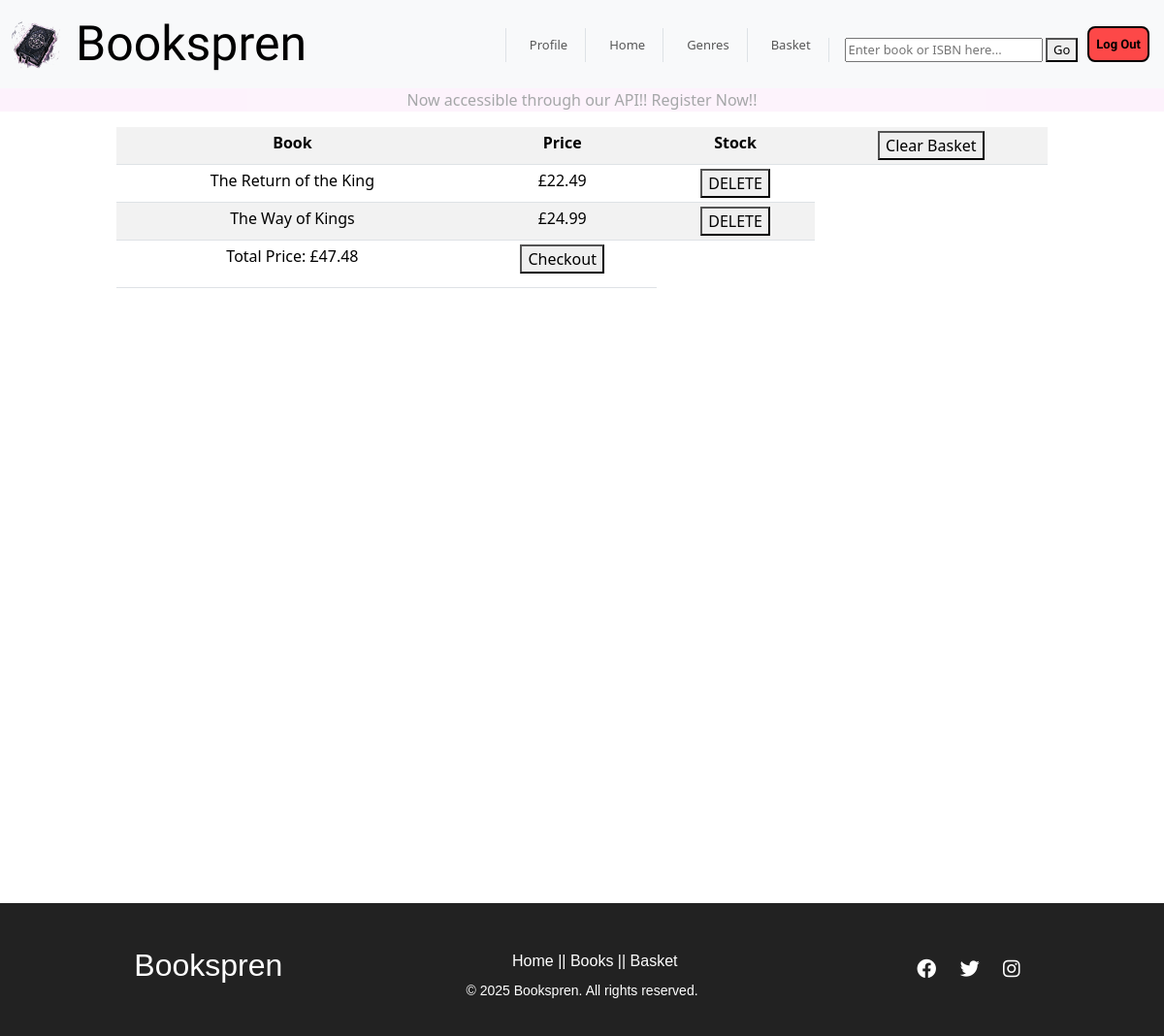
Page /cart/ (signed in) on the earlier database version.
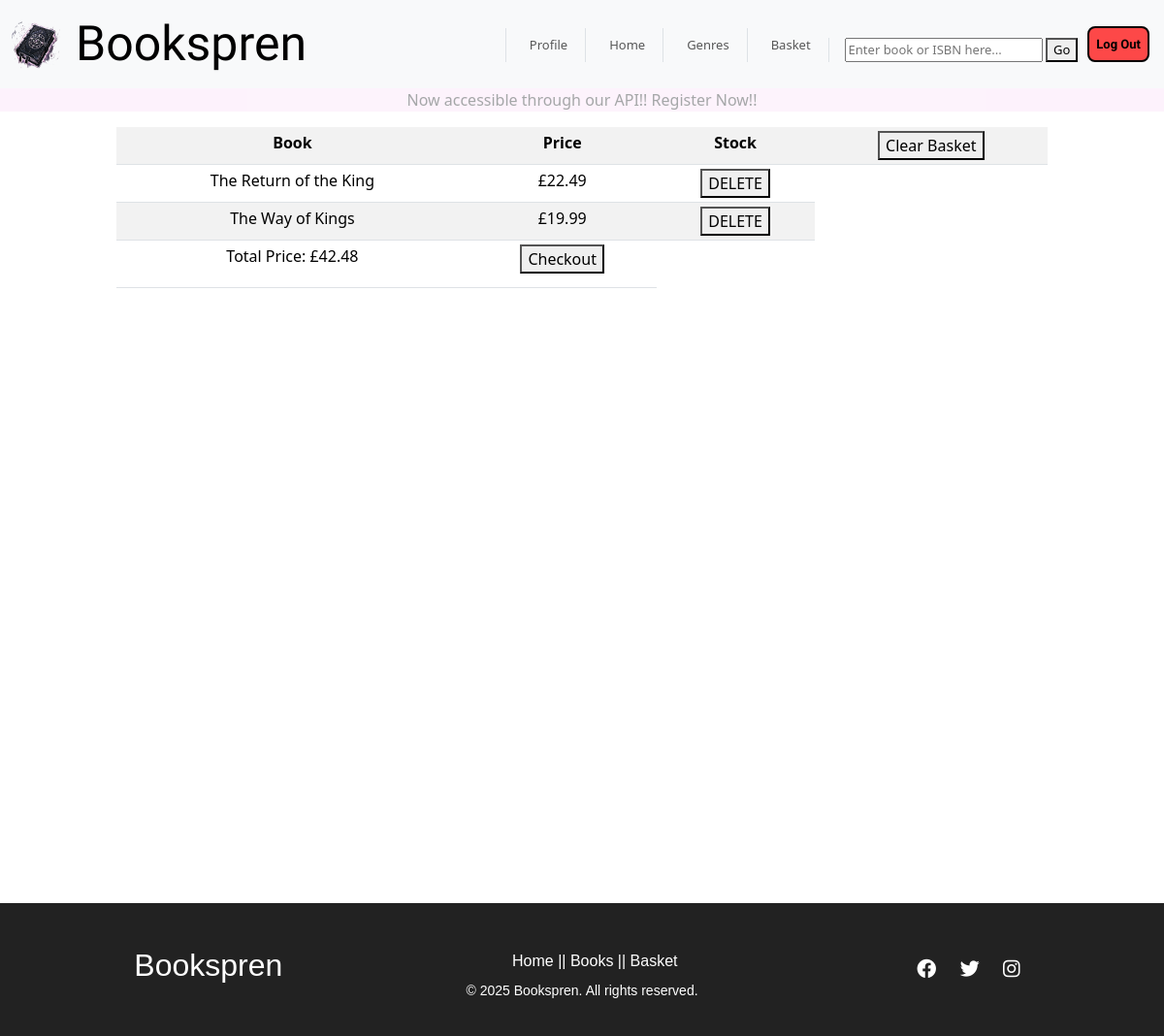
Same page on the later database version.
### apps/cart/models.py (models this page shows, shortened)
class Cart(models.Model):
    class Meta:
        verbose_name = 'Basket'
        verbose_name_plural = 'Baskets'
    user_id = models.ForeignKey(CustomUser, on_delete=models.SET_NULL, null=True)
    book = models.ForeignKey(Books, on_delete=models.SET_NULL, null = True)

### apps/api/models.py (models this page shows, shortened)
class Books(models.Model):
    class Meta:
        verbose_name_plural = 'Books'
    title = models.CharField(max_length=200)
    author = models.ForeignKey(Author, on_delete=models.CASCADE, related_name="books")
    category = models.ForeignKey(Category, on_delete=models.SET_NULL, null=True, related_name="books")
    description = models.TextField()
    original_price = models.DecimalField(max_digits=10, decimal_places=2, null=True, blank=True)
    price = models.DecimalField(max_digits=10, decimal_places=2)
    stock = models.PositiveIntegerField(default=0)
    cover_image = models.ImageField(upload_to='book_pics/', blank=True, null=True)
    published_date = models.DateField()
    isbn = models.CharField(max_length=13, unique=True)
    for_sale = models.BooleanField(default=False, null=True, blank=True)

### apps/cart/views.py (the view)
# urls.py: path('', views.cart, name="cart"),
@login_required
def cart(request):
    cart_items = Cart.objects.filter(user_id=request.user)
    total_price = sum(item.book.price for item in cart_items)
    if request.method == "POST":
        if "delete_cart" in request.POST:
            for item in cart_items:
                if item.book.stock is not None:
                    item.book.stock += 1
                    item.book.save()
            cart_items.delete()
            return redirect('cart')
        if "delete_item" in request.POST:
            cart_id = request.POST.get("cart_id")
            if cart_id:
                item = get_object_or_404(Cart, id=cart_id)
                item.book.stock += 1
                item.book.save()
                item.delete()
            return redirect('cart')
        if "checkout" in request.POST:
            items = Cart.objects.filter(user_id=request.user)
            for item in items:
                item.delete()
            return redirect('checkout')
    else:
        form = Cart_Deletion_Form()
    return render(request, "cart.html", {'cart': cart_items, 'form': form, 'total_price': total_price})

### apps/cart/forms.py
class Cart_Deletion_Form(forms.ModelForm):
    class Meta:
        model= Cart
        fields = '__all__'

### apps/cart/templates/cart.html (shortened to what this page needs)
{% extends "base.html" %}
{% block content %}
<table class="table table-sm table-responsive table-striped"  style="width:80%; margin: 0 auto; text-align:center;">
    <tr>
    <th>Book</th>
    <th>Price</th>
    <th>Stock</th>
    <th>
        <form method="POST">
                <button type="submit">Clear Basket</button>
        </form>
    </th>
    </tr>
    {% for bk in cart %}
        {%if user.username == bk.user_id.username %}
            <tr>
                <td>{{bk.book.title}}</td>
                <td>£{{bk.book.price}}</td>
                <td>
                    <form method="POST">
                        <button type="submit">DELETE</button>
                    </form>
                </td>
            </tr>
        {% endif %}
    {% endfor %}
    <tr>
        <td><p>Total Price: £{{total_price}}</p></td>
        {%if cart %}
        <td>
            <form method="POST">
                <button type="submit">Checkout</button>
            </form>
        </td>
       {%endif%}
    </tr>
</table>
{% endblock content %}

Differences in the rows shown:
changed through a linked row, Cart "The Way of Kings": book.price "24.99" → "19.99"
Other differences:
{{ total_price }}: "47.48" → "42.48"
